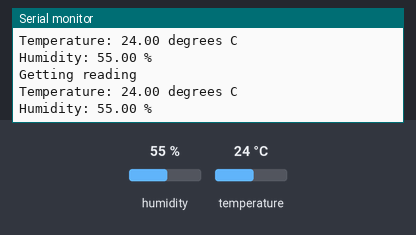
A sketch run on a simulated Arduino Uno, built with avr-gcc and run on an emulated ATmega328P. On the bench: the last lines printed to the serial monitor. The inputs (shaded band) are chosen by the test bench; at power-on: humidity 55 %, temperature 24 °C. WiFi joins after 1.5 s; servers stay silent unless stated.

Above: at 2.2 s.
2.3 s: humidity set to 22 %
At 4.9 s:
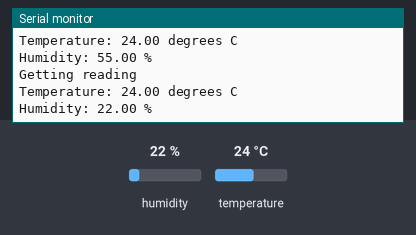
8.1 s: temperature set to 12 °C
At 9.0 s:
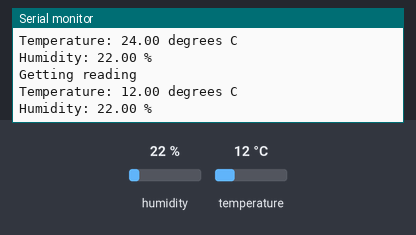
9.6 s: humidity set to 40 %
At 10.6 s:
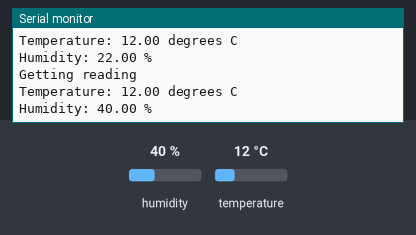
Timing chart, 0 to 12.6 s (numbered marks = the images above; inputs shaded):
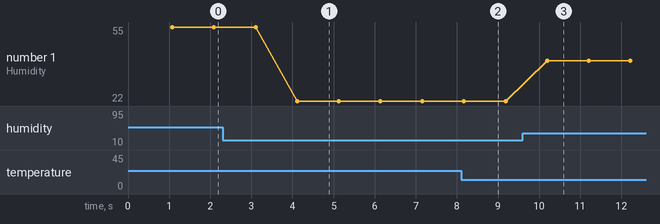

The sketch:

ETH_DHT11_VerA.ino
```cpp
/*
  SCP1000 Barometric Pressure Sensor Display

 Serves the output of a Barometric Pressure Sensor as a web page.
 Uses the SPI library. For details on the sensor, see:
 http://www.sparkfun.com/commerce/product_info.php?products_id=8161
 http://www.vti.fi/en/support/obsolete_products/pressure_sensors/

 This sketch adapted from Nathan Seidle's SCP1000 example for PIC:
 http://www.sparkfun.com/datasheets/Sensors/SCP1000-Testing.zip

 Circuit:
 SCP1000 sensor attached to pins 6,7, and 11 - 13:
 DRDY: pin 6
 CSB: pin 7
 MOSI: pin 11
 MISO: pin 12
 SCK: pin 13

 created 31 July 2010
 by Tom Igoe
 */

#include <Ethernet.h>
// the sensor communicates using SPI, so include the library:
#include <SPI.h>
#include <DHT.h>
//DHT 11 sensor library

// assign a MAC address for the ethernet controller.
// fill in your address here:
byte mac[] = {
  0xDE, 0xAD, 0xBE, 0xEF, 0xFE, 0xED};
// assign an IP address for the controller:
IPAddress ip(192,168,2,60);
IPAddress gateway(192,168,2,1);
IPAddress subnet(255, 255, 255, 0);


// Initialize the Ethernet server library
// with the IP address and port you want to use
// (port 80 is default for HTTP):
EthernetServer server(80);

//DHT setup

#define DHTPIN 7     // what pin we're connected to


#define DHTTYPE DHT11   // DHT 11

DHT dht(DHTPIN, DHTTYPE);

int lastReadingTime=millis();
 float hum = dht.readHumidity();
  float tem = dht.readTemperature();


void setup() {
  // start the SPI library:
  Serial.begin(9600);
  Serial.println("Serial Initialized!");

  // start the Ethernet connection and the server:
  Ethernet.begin(mac, ip);
  server.begin();
  Serial.println("Server Initialized!");


  // give the sensor and Ethernet shield time to set up:
  delay(1000);

  //Initialize the DHT values


}


void loop() {
  // check for a reading no more than once a second.
  if (millis() - lastReadingTime > 1000){
    // if there's a reading ready, read it:
      getData();


      // timestamp the last time you got a reading:
      lastReadingTime = millis();

  }

  // listen for incoming Ethernet connections:
  listenForEthernetClients();
}


void getData() {
  Serial.println("Getting reading");
  float hum= dht.readHumidity();
      float tem = dht.readTemperature();


  Serial.print("Temperature: ");
  Serial.print(tem);
  Serial.println(" degrees C");
  Serial.print("Humidity: ");
  Serial.print(hum);
  Serial.println(" %");
}

void listenForEthernetClients() {
  // listen for incoming clients
  EthernetClient client = server.available();
  if (client) {
    Serial.println("Got a client");
    // an http request ends with a blank line
    boolean currentLineIsBlank = true;
    while (client.connected()) {
      if (client.available()) {
        char c = client.read();
        // if you've gotten to the end of the line (received a newline
        // character) and the line is blank, the http request has ended,
        // so you can send a reply
        if (c == '\n' && currentLineIsBlank) {
          // send a standard http response header
          client.println("HTTP/1.1 200 OK");
          client.println("Content-Type: text/html");
          client.println();
          // print the current readings, in HTML format:
          client.print("Temperature: ");
          client.print(tem);
          client.print(" degrees C");
          client.println("<br />");
          client.print("humidity: ");
          client.print(hum);
          client.print(" %");
          client.println("<br />");
          break;
        }
        if (c == '\n') {
          // you're starting a new line
          currentLineIsBlank = true;
        }
        else if (c != '\r') {
          // you've gotten a character on the current line
          currentLineIsBlank = false;
        }
      }
    }
    // give the web browser time to receive the data
    delay(1);
    // close the connection:
    client.stop();
  }
}
```

Measured:
- after the input at 2.3 s, the serial monitor: prints a new line after 1.8 s (image 1)
- after the input at 8.1 s, the serial monitor: prints a new line at once (image 2)
- after the input at 9.6 s, the serial monitor: prints a new line after 0.59 s (image 3)
- plotted number 1: 55 → 22 after the input at 2.3 s, 22 → 40 after the input at 9.6 s
